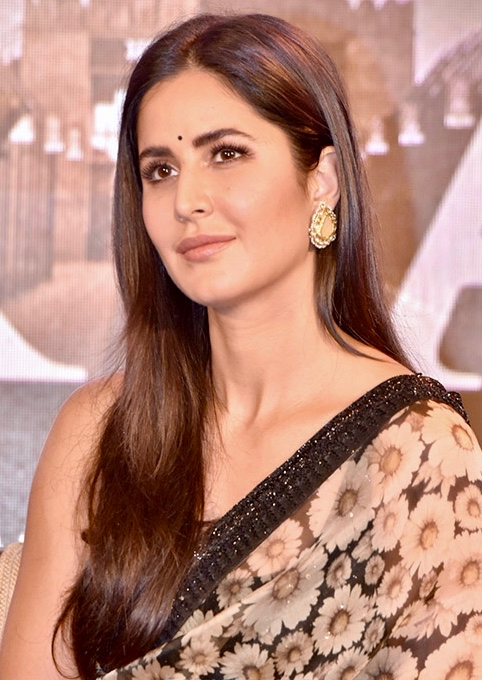
#> input picture open cv Day 23/Kat.jpg, 482 x 680 px, found by its file name
$ jupyter execute face_detection_using_img.ipynb
#> lines starting #> are read from the running program, lines starting #| are printed output that depends on the picture; after the words box and inside, x2 and y2 are one past the last pixel; in counts of white or black regions, pixels touching at a corner belong together
[cell 1]
## import libraries ##

import cv2

## Cascade selection ##

face_cascade = cv2.CascadeClassifier(r"D:\Internship_June2025\4th_Week\open cv\haarcascade_eye.xml")
face_cascade

## Read Original Image ##

img = cv2.imread(r"D:\Internship_June2025\4th_Week\open cv\Kat.jpg")
#> img is the input picture: shape (680, 482, 3); mean B, G, R 117.8, 132.6, 179.5

## Convert original image to gray ##

gray=cv2.cvtColor(img,cv2.COLOR_BGR2GRAY)
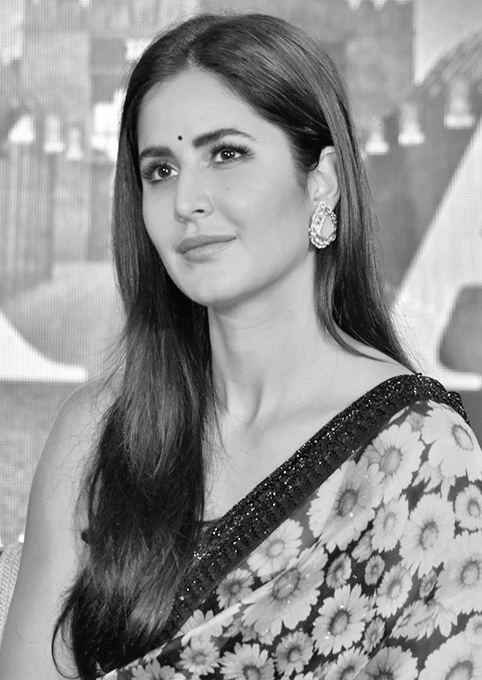
#> gray: shape (680, 482); min 4, max 255, mean 145

## detect multiple images ##

faces = face_cascade.detectMultiScale(gray,1.1,2)
#> faces = [[202, 132, 45, 45], [173, 210, 21, 21], [140, 151, 41, 41]]

## draw an rectangle around face ##

for (x,y,w,h) in faces:
    cv2.rectangle(img,(x,y),(x+w,y+h),(255,0,0),2)
#> this loop made 3 passes
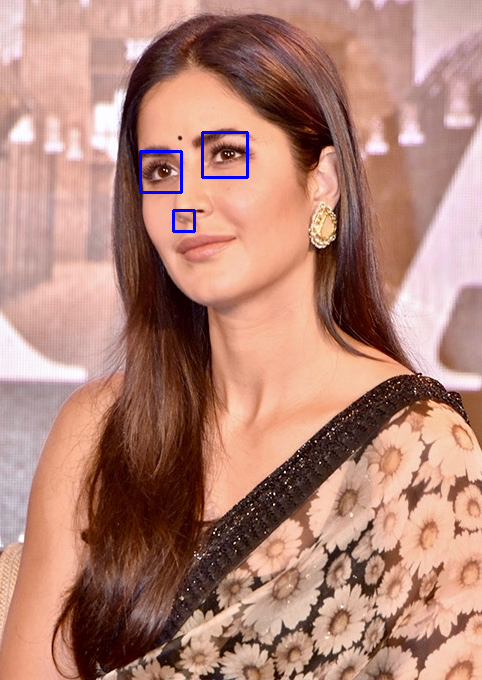
#> img: shape (680, 482, 3); 0.39% of pixels changed, all inside (x1, y1, x2, y2) = (139, 131, 249, 233)
cv2.imshow('This is katrina kaif',img)
cv2.waitKey()
#> Out = 27

$ run again, with open cv Day 23/colorpic.jpg copied over open cv Day 23/Kat.jpg
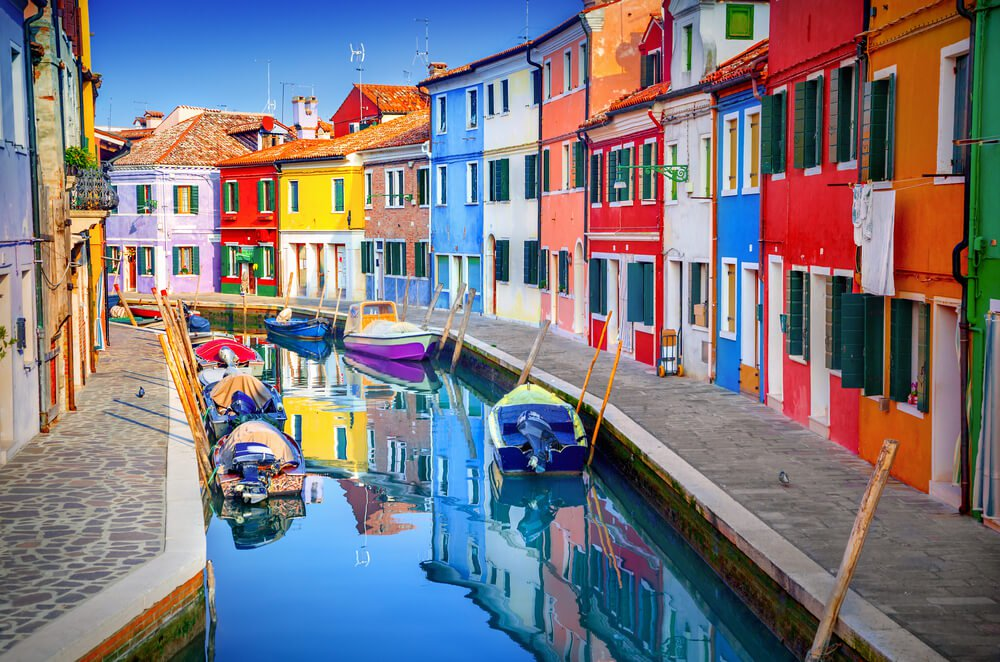
#> input picture open cv Day 23/colorpic.jpg, 1000 x 662 px, found by its file name
#> img is the input picture: shape (662, 1000, 3); mean B, G, R 127.2, 120.1, 124.8
#> `gray=cv2.cvtColor(img,cv2.COLOR_BGR2GRAY)`:
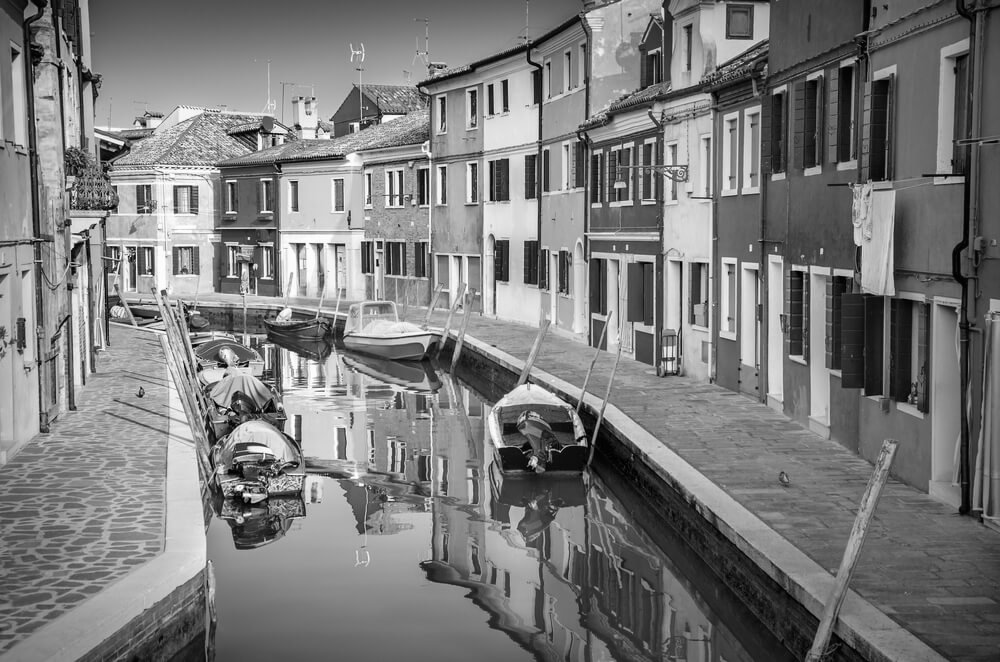
#> gray: shape (662, 1000); min 0, max 255, mean 122.4
#> faces = [[14, 263, 21, 21], [288, 86, 35, 35]]
#> the loop `for (x,y,w,h) in faces:` made 2 passes
#> after the loop `for (x,y,w,h) in faces:`:
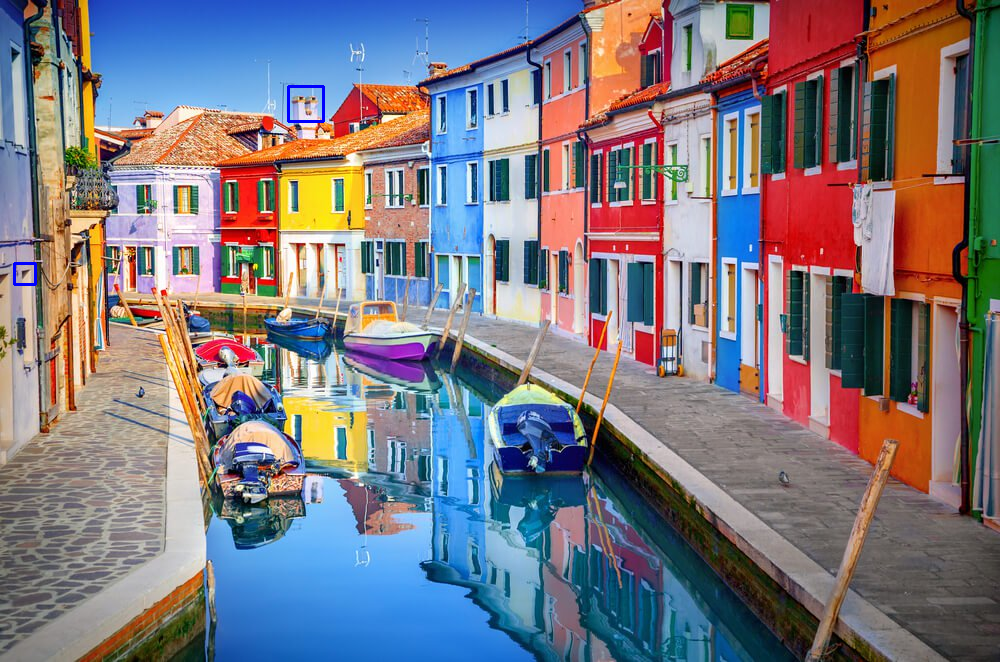
#> img: shape (662, 1000, 3); 0.1% of pixels changed, all inside (x1, y1, x2, y2) = (13, 85, 325, 286)
#> Out = 27
